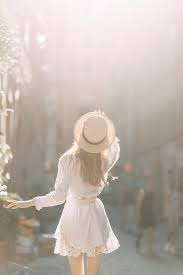
#> input picture Overexposure/source.jpg, 183 x 275 px
$ python -i functions.py   (imports and definitions only)
#> lines starting #> are read from the running program, lines starting #| are printed output that depends on the picture
def get_new_coordinates(source_x, source_y, radius, x_distortion, y_distortion):
    '''
    Функция перерасчета положений пикселей:

    source_x: исходная координата x пикселя в исходном изображении.
    Это значение должно быть в диапазоне от 0 до ширины исходного изображения.
    source_y: исходная координата y пикселя в исходном изображении. Э
    то значение должно быть в диапазоне от 0 до высоты исходного изображения.
    radius: радиус линзы в пикселях.
    Это значение определяет, насколько сильно будут искажаться пиксели в зависимости от того,
    насколько они находятся от центра линзы.
    x_distortion: параметр искажения по оси x.
    Чем больше это значение, тем сильнее пиксели будут смещаться относительно центра изображения.
    y_distortion: параметр искажения по оси y.
    Чем больше это значение, тем сильнее пиксели будут смещаться относительно центра изображения.

    Функция возвращает нормализованные координаты x и y пикселя в новом преобразованном изображении.
    PS: эти координаты также могут быть за пределами границ искаженного изображения.
    '''
    if 1 - x_distortion * (radius**2) == 0 :
        xn = source_x
    else:
        xn = source_x / (1 - (x_distortion * (radius**2)))

    if 1 - y_distortion * (radius**2) == 0:
        yn = source_y
    else:
        yn = source_y / (1 - (y_distortion * (radius**2)))
    return xn, yn


def distortion(img, x_distortion, y_distortion, scale_x=1, scale_y=1):
    '''
    Функция реализует процедуру изменения исходного пиксельного расположения, делая тем самым
    операцию, соответсвующую аберрации оптической системы под названием дисторсия
    Функция на вход примимает исходное изображение в чб или rgb представлении (img). А также
    характеристики самой аберрации:

    x_distortion: параметр искажения по оси x.
    Чем больше это значение, тем сильнее пиксели будут смещаться относительно центра изображения.
    y_distortion: параметр искажения по оси y.
    Чем больше это значение, тем сильнее пиксели будут смещаться относительно центра изображения.

    Значения x_distortion, y_distortion со знаком минус говорят о том, что реализуется
    избавление исходного изображения от бочкообразности. Если же изображение исходное
    подушкообразное, то необходимо ставить данные значения со знаком +
    (Fx, Fy параметры в линзе)

    scale_x и scale_y по умолчанию равны 1. Этот параметр отвечает за степень
    сжатия иходного изображения по осям (a, b параметры в линзе)
    '''
    import numpy as np
    from math import sqrt

    # Сохраним значения высоты и ширины исходного изображения
    w, h = img.shape[0], img.shape[1]
    w, h = float(w), float(h)

    # Для чб изображений сделаем копирование исходного канала 2 раза (h,w)->(h,w,3)
    if len(img.shape) == 2:
        bw_channel = np.copy(img)
        img = np.dstack((img, bw_channel))
        img = np.dstack((img, bw_channel))

    # Создадим массив нулей который будем перезаписывать в процессе выполнения функции
    result_img = np.zeros_like(img)

    # Делаем обход каждого пикселя в выходном изображении:
    for x in range(len(result_img)):
        for y in range(len(result_img[x])):

            # Нормализация корродинат x, y чтобы были в пределах [-1, 1]
            xnd, ynd = float((2*x - w)/w), float((2*y - h)/h)

            #Теперь центр изображения имеет координату (0, 0), поэтому найти евклидово
            # расстояние от центра до текущего пикселя можно так:
            rd = sqrt(xnd**2 + ynd**2)

            # Определение новых координат:
            xdu, ydu = get_new_coordinates(xnd, ynd, rd, x_distortion, y_distortion)

            # Добавление рескейлинга по осям (a, b параметры в линзе)
            xdu, ydu = xdu * scale_y, ydu * scale_x

            # Возвращение значений координат из [-1, 1] в исходные значения [h, w]
            xu, yu = int(((xdu + 1)*w)/2), int(((ydu + 1)*h)/2)

            # Если пиксель находится в пределах исходного размера изображения, то проводим
            # замену значений. В новую координату пишем (r,g,b) значение старой координаты
            if 0 <= xu and xu < img.shape[0] and 0 <= yu and yu < img.shape[1]:
                result_img[x][y] = img[xu][yu]

    # Переведем значения пикселей в uint8
    return result_img.astype(np.uint8)


def plot_result(img, output_img):
    '''
    Функция для построения subplot отображения было-стало
    '''
    from  matplotlib import pyplot as plt

    plt.figure(figsize=[12, 12])
    plt.subplot(1, 2, 1)
    plt.imshow(img)
    plt.title('Исходное изображение')
    plt.axis('off')
    plt.subplot(1, 2, 2)
    plt.imshow(output_img)
    plt.title('Результат обработки')
    plt.axis('off')
    plt.show()


# Попытка создать интерактивное окно с возможность менять параметры
# y_distortion и x_distortion в реальном времени:
def interctive_window(path, make_distortion=False):
    '''
    Функция для постройки интерактивного окна с возможностью подбирать
    коэффициенты для дисторсии с помощью слайдера
    На вход подается путь к файлу (исходное изображение)
    make_distortion = False -> коэффициенты со знаком - чтобы делать антидисторсию
    make_distortion = True -> коэффициенты со знаком + чтобы делать создать дисторсию
    '''
#> called with path = 'Overexposure/source.jpg', make_distortion = False
    import cv2
    import numpy as np

    def img_intensity_change_x(x):
        pass

    def img_intensity_change_y(y):
        pass

    # Считаем изображение:
    img_bgr = cv2.imread(path)
#> img_bgr is the input picture: shape (275, 183, 3); mean B, G, R 171.2, 179.8, 190.7
    img = cv2.cvtColor(img_bgr, cv2.COLOR_BGR2RGB) # Перевод и bgr в rgb

    # Создаем окно:
    cv2.namedWindow('LENS DISTORTION')
    val = -1 # переменная для хранения знака + или - для коэффициентов

    # Создадим sliders:
    cv2.createTrackbar('value x', 'LENS DISTORTION', 0, 20, img_intensity_change_x)
    cv2.createTrackbar('value y', 'LENS DISTORTION', 0, 20, img_intensity_change_y)

    while (1):
        # Считаем данные со слайдера:
        x = cv2.getTrackbarPos('value x', 'LENS DISTORTION')
        y = cv2.getTrackbarPos('value y', 'LENS DISTORTION')
        # Переведем в значения меньшего диапазона и со знаком
        if make_distortion:
            val = 1  # Поменяет знак на + при входе в функцию
        joint_1 = x * 0.05 * val
        joint_2 = y * 0.05 * val
        if x == 0:
            joint_1 = 0
        if y == 0:
            joint_2 = 0
        output_img = distortion(img, joint_1, joint_2)

        # resize в 1.5 раза чтоб было больше иображение внешне в окне:
        dsize = (int(output_img.shape[1]*1.5), int(output_img.shape[0]*1.5))
        output_img = cv2.resize(output_img, dsize, interpolation = cv2.INTER_AREA)

        # Переод обратно в bgr:
        output_img = cv2.cvtColor(output_img, cv2.COLOR_BGR2RGB)
        cv2.imwrite('images\output.png', output_img)

        # Добавление текста и отображение output_img:
        cv2.putText(output_img, 'x_distortion:'+str(round(joint_1, 3)), (20, 35),
                    fontFace=1, fontScale=3, color=(0, 0, 220), thickness=3)
        cv2.putText(output_img, 'y_distortion:'+str(round(joint_2, 3)), (20, 75),
                    fontFace=1, fontScale=3, color=(0, 0, 220), thickness=3)
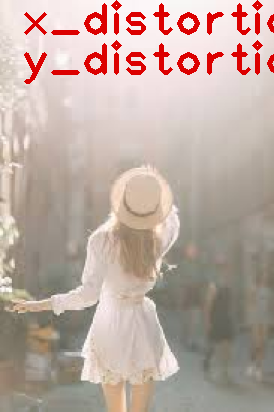
#> output_img: shape (412, 274, 3); mean B, G, R 161.9, 170.4, 189.8
        cv2.imshow('LENS DISTORTION', output_img)

        # Обновление каждый 10 мс пока не нажмется кнопка закрытие окна
        if cv2.waitKey(10) == ord('q'):
#> (key q is pressed here)
            break
    # Закрытие окна:
    cv2.destroyAllWindows()

>>> result = interctive_window('Overexposure/source.jpg')
